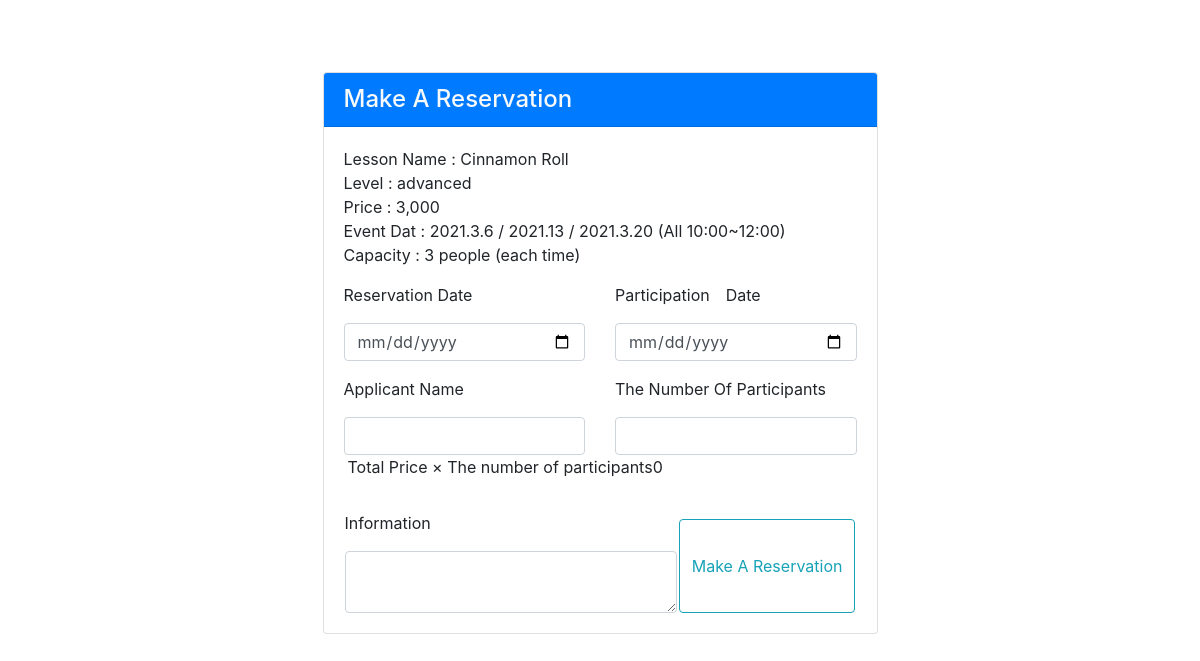
The page /lesson_reserform.php on the database its author committed.
### tables this page shows
CREATE TABLE `lessons_list` (
  `lessons_id` int(11) NOT NULL,
  `lessons_category` varchar(100) NOT NULL,
  `lessons_name` varchar(100) NOT NULL,
  `lessons_price` varchar(100) NOT NULL,
  `course_status` varchar(100) NOT NULL,
  `regis_date` date NOT NULL,
  `lessons_info` varchar(100) NOT NULL
);

### classes/Database.php (called while the page is built, shortened)
<?php
class Database{
    private $servername = 'localhost';
    private $username = 'root';
    private $password = 'root';
    private $database_name = 'sweets_db';
    function __construct()
    {
        $this->conn = new mysqli($this->servername,$this->username,$this->password,$this->database_name);
        if($this->conn == TRUE){
            return $this->conn;
        }else{
            return FALSE;
        }
    }
}
?>

### admin_data.php (called while the page is built, shortened)
<?php
include 'classes/Sweets_order.php';
$sweetsobj = new Sweets;
?>

### classes/Sweets_order.php (called while the page is built, shortened)
<?php
include 'Database.php';
class Sweets extends Database{
    function display_lessons(){
        $sql = "SELECT * FROM lessons_list";
        $result = $this->conn->query($sql);
        if($result->num_rows > 0){
              $container = array();
           while($row = $result->fetch_assoc()){
              $container[] = $row;
        }
         return $container;
        }else{
              return FALSE;
        }
       }
  }
?>

### lesson_reserform.php (the view, shortened to what this page needs)
<?php
include 'admin_data.php';
$lesson_item = $sweetsobj->display_lessons();
?>
<!doctype html>
<html lang="en">
  <head>
    <link rel="stylesheet" href="https://stackpath.bootstrapcdn.com/bootstrap/4.3.1/css/bootstrap.min.css">
  </head>
  <body>
  <?php foreach($lesson_item as $item): ?>  <?php endforeach; ?>
  <div class="container">
     <div class="card mx-auto w-50 mt-5 mb-5">
         <h4 class="card-header bg-primary text-light">
         Make A Reservation
         </h4>
         <div class="card-body">
                Lesson Name : <?php echo $item['lessons_name'] ?>
                <br>
                Level : <?php echo $item['lessons_category'] ?>
                <br>
                Price : <?php echo $item['lessons_price'] ?>
                <br>
                Event Dat : 2021.3.6 / 2021.13 / 2021.3.20 (All 10:00~12:00)
                <br>
                Capacity : 3 people (each time)
         <form action="admin_data.php" method="post">
         <div class="row">
         <div class="col-6">
            <p class="mt-3">Reservation Date</p>
               <input type="date" name="rese_day" class="form-control">
               </div>
            <div class="col-6">
            <p class="mt-3">Participation　Date</p>
               <input type="date" name="participation" class="form-control">
               </div>
          </div>
          <div class="row">
          <div class="col-6">
          <p class="mt-3">Applicant Name</p>
               <input type="text" name="rese_username" class="form-control mt-3">
          </div>
          <div class="col-6">
            <p class="mt-3">The Number Of Participants</p>
            <input type="number" name="number" value="<?php echo $_SESSION['rese_peonum'] ?>" min="0" max="3" id="" class="form-control mt-3" require>
        </div>
          </div>
         <div class="row mx-auto">
        <div class="row ml-1 w-75">
            <p class="">Total Price × The number of participants</p>
            <p><?php  echo $price_num = 'participation'  * 3000 ?></p>
       </div>
       <br>
       <div class="row mx-auto">
         <p class="mt-3">Information</p>
         <textarea name="comment" class="form-control mx-auto">
         </textarea>
         </div>
        <br>
         <div class="row mx-auto">
       <button type="submit" name="place_reservation" class="btn btn-outline-info btn-block mt-4">Make A Reservation</button>
       </div>
       </form>
         </div>
         </div>
         </div>
  </body>
</html>

### rows shown on the page
lessons_list: lessons_name "Cinnamon Roll", lessons_category "advanced", lessons_price "3,000"

### other values the page prints
$price_num = 'participation'  * 3000 "0"
